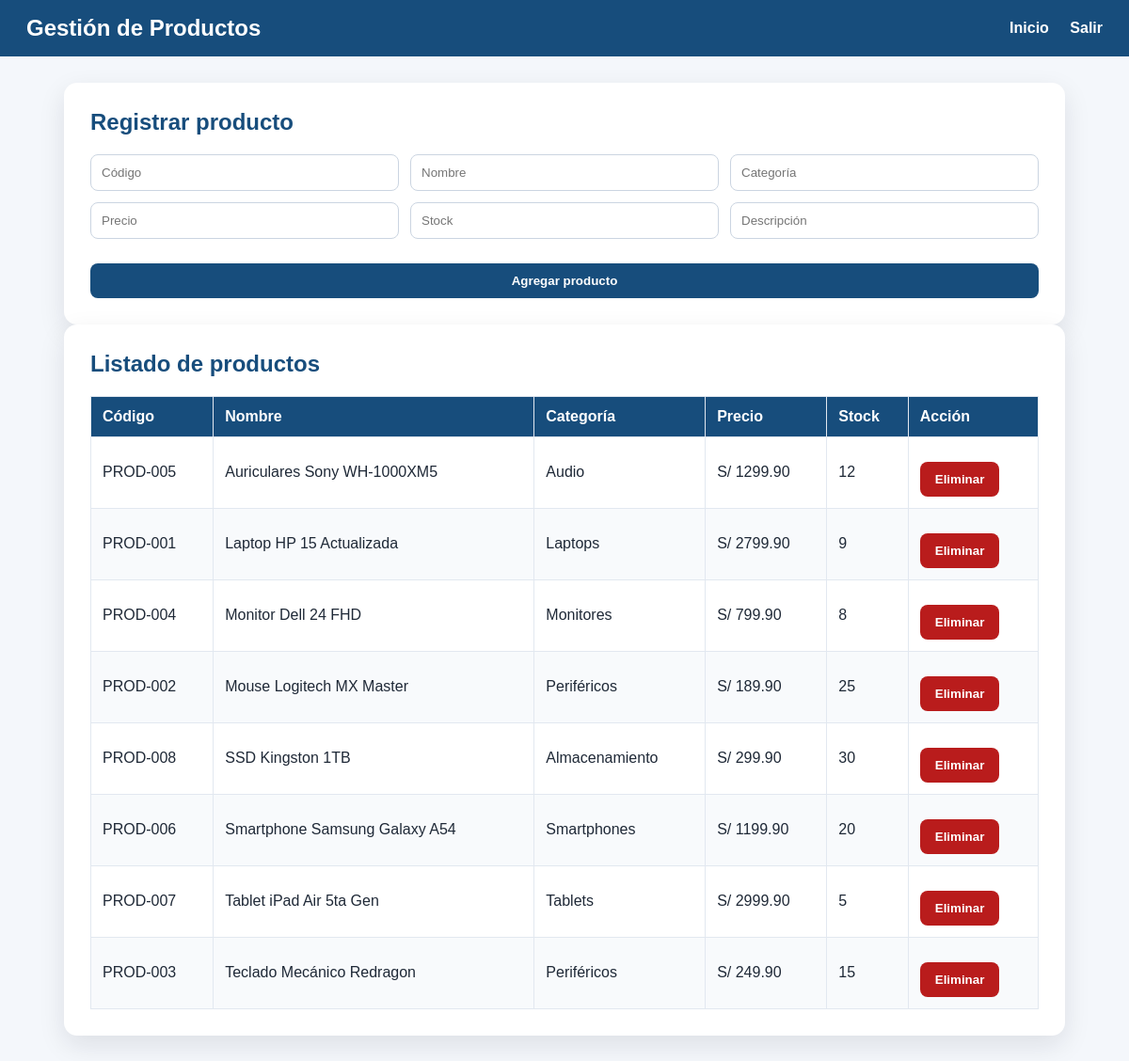
/productos-web (signed in), run on the app's committed database.
### tables this page shows
CREATE TABLE producto (
            id          INTEGER PRIMARY KEY AUTOINCREMENT,
            codigo      TEXT    NOT NULL UNIQUE,
            nombre      TEXT    NOT NULL,
            categoria   TEXT    NOT NULL,
            precio      REAL    NOT NULL,
            stock       INTEGER DEFAULT 0,
            descripcion TEXT
        );

### controllers/web_controller.py (the view, shortened to what this page needs)
@web_bp.route('/productos-web', methods=['GET', 'POST'])
def web_productos():
    if 'usuario_id' not in session:
        return redirect(url_for('web_bp.web_login'))
    mensaje = None
    productos = ProductModel.list_all()
    return render_template(
        'productos.html',
        productos=productos,
        mensaje=mensaje
    )

### models/db.py (called while the page is built)
def get_db():
    conn = sqlite3.connect(current_app.config['DATABASE_PATH'])
    conn.row_factory = sqlite3.Row
    return conn

### models/product_model.py (called while the page is built)
    @staticmethod
    def list_all():
        conn = get_db()
        cursor = conn.cursor()
        cursor.execute('SELECT * FROM producto ORDER BY nombre')
        rows = cursor.fetchall()
        conn.close()
        return [dict(row) for row in rows]

### views/templates/productos.html (shortened to what this page needs)
<!DOCTYPE html>
<html lang="es">
<head>
    <link rel="stylesheet" href="{{ url_for('static', filename='style.css') }}">
</head>
<body>
    <nav class="topbar">
        <h2>Gestión de Productos</h2>
        <div>
            <a href="{{ url_for('web_bp.web_principal') }}">Inicio</a>
            <a href="{{ url_for('web_bp.web_salir') }}">Salir</a>
        </div>
    </nav>
    <main class="container">
        <section class="panel">
            <h1>Registrar producto</h1>
            <form method="POST" class="grid-form">
                <input type="text" name="codigo" placeholder="Código" required>
                <input type="text" name="nombre" placeholder="Nombre" required>
                <input type="text" name="categoria" placeholder="Categoría" required>
                <input type="number" step="0.01" name="precio" placeholder="Precio" required>
                <input type="number" name="stock" placeholder="Stock">
                <input type="text" name="descripcion" placeholder="Descripción">
                <button type="submit">Agregar producto</button>
            </form>
        </section>
        <section class="panel">
            <h1>Listado de productos</h1>
            <table>
                <thead>
                    <tr>
                        <th>Código</th>
                        <th>Nombre</th>
                        <th>Categoría</th>
                        <th>Precio</th>
                        <th>Stock</th>
                        <th>Acción</th>
                    </tr>
                </thead>
                <tbody>
                    {% for p in productos %}
                    <tr>
                        <td>{{ p.codigo }}</td>
                        <td>{{ p.nombre }}</td>
                        <td>{{ p.categoria }}</td>
                        <td>S/ {{ "%.2f"|format(p.precio) }}</td>
                        <td>{{ p.stock }}</td>
                        <td>
                            <form method="POST">
                                <button class="danger" type="submit">Eliminar</button>
                            </form>
                        </td>
                    </tr>
                    {% endfor %}
                </tbody>
            </table>
        </section>
    </main>
</body>
</html>

### static/style.css (style rules this page uses)
* { box-sizing: border-box; }
body { margin: 0; font-family: Arial, Helvetica, sans-serif; background: #f4f7fb; color: #1f2937; }
.login-card, .panel { background: #ffffff; border-radius: 14px; box-shadow: 0 10px 28px rgba(15, 23, 42, 0.10); padding: 28px; }
h1, h2 { margin-top: 0; color: #174d7c; }
input { width: 100%; padding: 11px; border: 1px solid #cbd5e1; border-radius: 8px; }
button, .button { display: inline-block; margin-top: 14px; padding: 11px 16px; border: none; border-radius: 8px; background: #174d7c; color: #ffffff; text-decoration: none; cursor: pointer; font-weight: bold; }
.danger { background: #b91c1c; }
.topbar { background: #174d7c; color: white; padding: 16px 28px; display: flex; justify-content: space-between; align-items: center; }
.topbar h2 { color: white; margin: 0; }
.topbar a { color: white; margin-left: 18px; text-decoration: none; font-weight: bold; }
.container { max-width: 1100px; margin: 28px auto; padding: 0 18px; }
.grid-form { display: grid; grid-template-columns: repeat(3, 1fr); gap: 12px; }
.grid-form button { grid-column: span 3; }
table { width: 100%; border-collapse: collapse; margin-top: 18px; background: white; }
th { background: #174d7c; color: white; }
th, td { padding: 12px; border: 1px solid #e2e8f0; text-align: left; }
tr:nth-child(even) { background: #f8fafc; }

### data on the page
producto: codigo "PROD-005", nombre "Auriculares Sony WH-1000XM5", categoria "Audio", precio "1299.90", stock "12"
producto: codigo "PROD-001", nombre "Laptop HP 15 Actualizada", categoria "Laptops", precio "2799.90", stock "9"
producto: codigo "PROD-004", nombre "Monitor Dell 24 FHD", categoria "Monitores", precio "799.90", stock "8"
producto: codigo "PROD-002", nombre "Mouse Logitech MX Master", categoria "Periféricos", precio "189.90", stock "25"
producto: codigo "PROD-008", nombre "SSD Kingston 1TB", categoria "Almacenamiento", precio "299.90", stock "30"
producto: codigo "PROD-006", nombre "Smartphone Samsung Galaxy A54", categoria "Smartphones", precio "1199.90", stock "20"
producto: codigo "PROD-007", nombre "Tablet iPad Air 5ta Gen", categoria "Tablets", precio "2999.90", stock "5"
producto: codigo "PROD-003", nombre "Teclado Mecánico Redragon", categoria "Periféricos", precio "249.90", stock "15"
